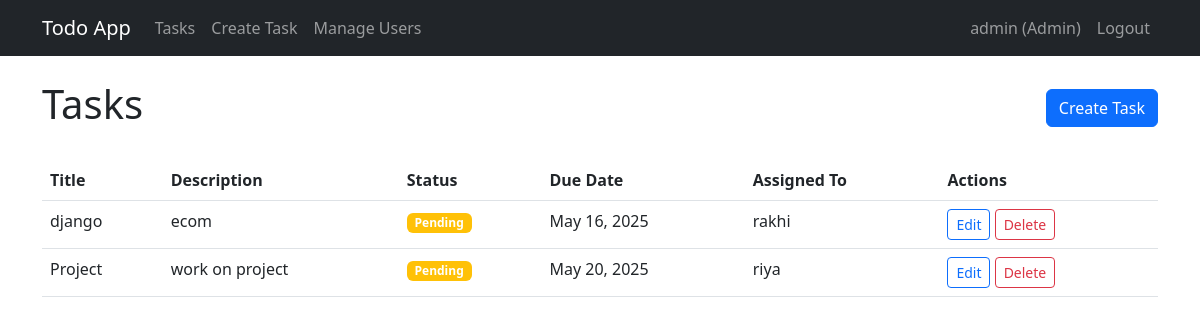
Page / (signed in) on the committed database.
### todo_app/models.py (models this page shows, shortened)
class User(AbstractUser):
    ADMIN = 'admin'
    MANAGER = 'manager'
    USER = 'user'
    ROLE_CHOICES = [
        (ADMIN, 'Admin'),
        (MANAGER, 'Manager'),
        (USER, 'User'),
    ]
    role = models.CharField(max_length=10, choices=ROLE_CHOICES, default=USER)
    def is_admin(self):
        return self.role == self.ADMIN

class Task(models.Model):
    title = models.CharField(max_length=200)
    description = models.TextField(blank=True)
    completed = models.BooleanField(default=False)
    created_date = models.DateTimeField(auto_now_add=True)
    due_date = models.DateTimeField(null=True, blank=True)
    created_by = models.ForeignKey(User, on_delete=models.CASCADE, related_name='created_tasks')
    assigned_to = models.ForeignKey(User, on_delete=models.CASCADE, related_name='assigned_tasks', null=True, blank=True)

### todo_app/views.py (the view)
# urls.py: path('', views.TaskListView.as_view(), name='task-list'),
class TaskListView(LoginRequiredMixin, ListView):
    model = Task
    template_name = 'todo_app/task_list.html'
    context_object_name = 'tasks'

### todo_app/templates/todo_app/task_list.html
{% extends 'base.html' %}
{% block content %}
    <div class="d-flex justify-content-between align-items-center mb-4">
        <h1>Tasks</h1>
        {% if user.is_admin or user.is_manager %}
            <a href="{% url 'task-create' %}" class="btn btn-primary">Create Task</a>
        {% endif %}
    </div>
    {% if tasks %}
        <div class="table-responsive">
            <table class="table table-hover">
                <thead>
                    <tr>
                        <th>Title</th>
                        <th>Description</th>
                        <th>Status</th>
                        <th>Due Date</th>
                        <th>Assigned To</th>
                        {% if user.is_admin or user.is_manager %}
                            <th>Actions</th>
                        {% endif %}
                    </tr>
                </thead>
                <tbody>
                    {% for task in tasks %}
                        <tr>
                            <td>{{ task.title }}</td>
                            <td>{{ task.description|truncatechars:50 }}</td>
                            <td>
                                {% if task.completed %}
                                    <span class="badge bg-success">Completed</span>
                                {% else %}
                                    <span class="badge bg-warning">Pending</span>
                                {% endif %}
                            </td>
                            <td>{{ task.due_date|date:"M d, Y" }}</td>
                            <td>{{ task.assigned_to.username }}</td>
                            {% if user.is_admin or user.is_manager %}
                                <td>
                                    <a href="{% url 'task-update' task.pk %}" class="btn btn-sm btn-outline-primary">Edit</a>
                                    <a href="{% url 'task-delete' task.pk %}" class="btn btn-sm btn-outline-danger">Delete</a>
                                </td>
                            {% endif %}
                        </tr>
                    {% endfor %}
                </tbody>
            </table>
        </div>
    {% else %}
        <div class="alert alert-info">No tasks available.</div>
    {% endif %}
{% endblock %}

### todo_app/templates/base.html (shortened to what this page needs)
<!DOCTYPE html>
<html lang="en">
<head>
    <link href="https://cdn.jsdelivr.net/npm/bootstrap@5.3.0-alpha1/dist/css/bootstrap.min.css" rel="stylesheet">
</head>
<body>
    <nav class="navbar navbar-expand-lg navbar-dark bg-dark">
        <div class="container">
            <a class="navbar-brand" href="{% url 'task-list' %}">Todo App</a>
            <div class="collapse navbar-collapse" id="navbarNav">
                <ul class="navbar-nav me-auto">
                    {% if user.is_authenticated %}
                        <li class="nav-item">
                            <a class="nav-link" href="{% url 'task-list' %}">Tasks</a>
                        </li>
                        {% if user.is_admin or user.is_manager %}
                            <li class="nav-item">
                                <a class="nav-link" href="{% url 'task-create' %}">Create Task</a>
                            </li>
                        {% endif %}
                        {% if user.is_admin %}
                            <li class="nav-item">
                                <a class="nav-link" href="{% url 'user-list' %}">Manage Users</a>
                            </li>
                        {% endif %}
                    {% endif %}
                </ul>
                <ul class="navbar-nav">
                    {% if user.is_authenticated %}
                        <li class="nav-item">
                            <span class="nav-link">{{ user.username }} ({{ user.get_role_display }})</span>
                        </li>
                        <li class="nav-item">
                            <form method="get" action="{% url 'logout' %}">
                                <button class="btn btn-link nav-link" type="submit">Logout</button>
                            </form>
                        </li>
                    {% endif %}
                </ul>
            </div>
        </div>
    </nav>
    <div class="container mt-4">
        {% block content %}{% endblock %}
    </div>
</body>
</html>

### rows in the picture
User: username "admin", role "Admin"
Task: title "django", description "ecom", completed "Pending", due_date "May 16, 2025", assigned_to.username "rakhi"
Task: title "Project", description "work on project", completed "Pending", due_date "May 20, 2025", assigned_to.username "riya"
